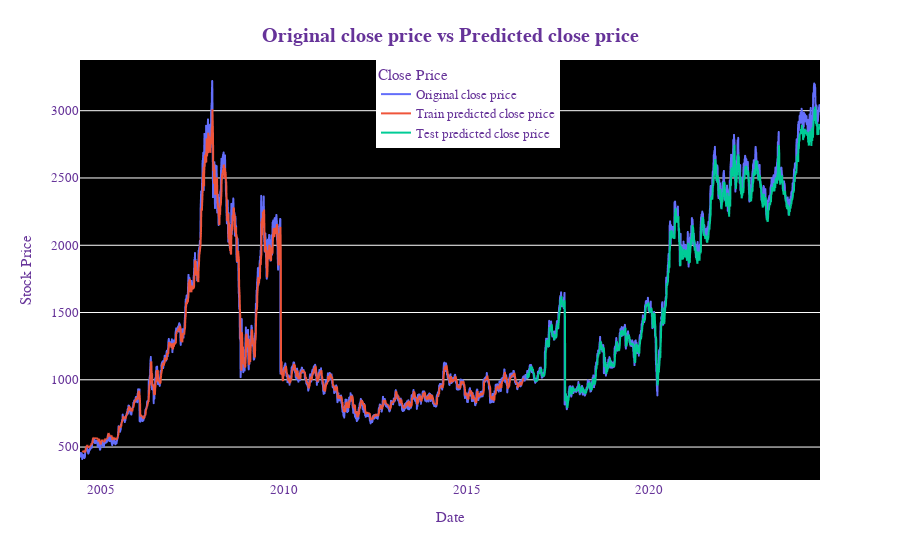

The cell this chart's notebook holds for it:
### Code cell
#  Plotting the trained and test data with original data

trainPredictPlot = np.empty_like(Close_price)
trainPredictPlot[:, :] = np.nan
trainPredictPlot[time_step:len(train_predict)+time_step, :] = train_predict

testPredictPlot = np.empty_like(Close_price)
testPredictPlot[:, :] = np.nan
testPredictPlot[len(train_predict)+(time_step*2)+1:len(Close_price)-1, :] = test_predict

names = cycle(['Original close price','Train predicted close price','Test predicted close price'])

plotdf = pd.DataFrame({'date': reliance.index,
                       'original_close': reliance['Close'],
                      'train_predicted_close': trainPredictPlot.reshape(1,-1)[0].tolist(),
                      'test_predicted_close': testPredictPlot.reshape(1,-1)[0].tolist()})

fig=plt.figure(figsize=(20,8))
fig = px.line(plotdf,x=plotdf['date'], y=[plotdf['original_close'],plotdf['train_predicted_close'],
                                          plotdf['test_predicted_close']],
              labels={'value':'Stock Price','date': 'Date'})


fig.update_layout(title={'text': '<b>Original close price vs Predicted close price<b>','font':dict(size=20),
                         'y': 0.95,'x': 0.5,'xanchor': 'center','yanchor': 'top'},
                  plot_bgcolor='black', font_size=12.5, font_color='black', legend_title_text='Close Price',
                  legend = dict(yanchor="top", y=1, xanchor="left", x=0.4), 
                  font=dict(family="Arial",color="RebeccaPurple"))
fig.for_each_trace(lambda t:  t.update(name = next(names)))

fig.update_xaxes(showgrid=False)
fig.show()

### Figure 1 — Plotly figure (JSON) as saved in the notebook; plotly's stock layout.template omitted (floating-point values rounded to 4 significant figures; data arrays with more than 128 entries replaced by an {"elided": "..."} marker saying what was removed)
{"data": [{"hovertemplate": "variable=original_close<br>Date=%{x}<br>Stock Price=%{y}<extra></extra>", "legendgroup": "original_close", "line": {"color": "#636efa", "dash": "solid"}, "marker": {"symbol": "circle"}, "mode": "lines", "name": "Original close price", "showlegend": true, "type": "scattergl", "x": {"elided": "5083 str values"}, "xaxis": "x", "y": {"elided": "5083 float values"}, "yaxis": "y"}, {"hovertemplate": "variable=train_predicted_close<br>Date=%{x}<br>Stock Price=%{y}<extra></extra>", "legendgroup": "train_predicted_close", "line": {"color": "#EF553B", "dash": "solid"}, "marker": {"symbol": "circle"}, "mode": "lines", "name": "Train predicted close price", "showlegend": true, "type": "scattergl", "x": {"elided": "5083 str values"}, "xaxis": "x", "y": {"elided": "5083 float values"}, "yaxis": "y"}, {"hovertemplate": "variable=test_predicted_close<br>Date=%{x}<br>Stock Price=%{y}<extra></extra>", "legendgroup": "test_predicted_close", "line": {"color": "#00cc96", "dash": "solid"}, "marker": {"symbol": "circle"}, "mode": "lines", "name": "Test predicted close price", "showlegend": true, "type": "scattergl", "x": {"elided": "5083 str values"}, "xaxis": "x", "y": {"elided": "5083 float values"}, "yaxis": "y"}], "layout": {"font": {"color": "RebeccaPurple", "family": "Arial", "size": 12.5}, "legend": {"title": {"text": "Close Price"}, "tracegroupgap": 0, "x": 0.4, "xanchor": "left", "y": 1, "yanchor": "top"}, "margin": {"t": 60}, "plot_bgcolor": "black", "title": {"font": {"size": 20}, "text": "<b>Original close price vs Predicted close price<b>", "x": 0.5, "xanchor": "center", "y": 0.95, "yanchor": "top"}, "xaxis": {"anchor": "y", "domain": [0, 1], "showgrid": false, "title": {"text": "Date"}}, "yaxis": {"anchor": "x", "domain": [0, 1], "title": {"text": "Stock Price"}}}}
